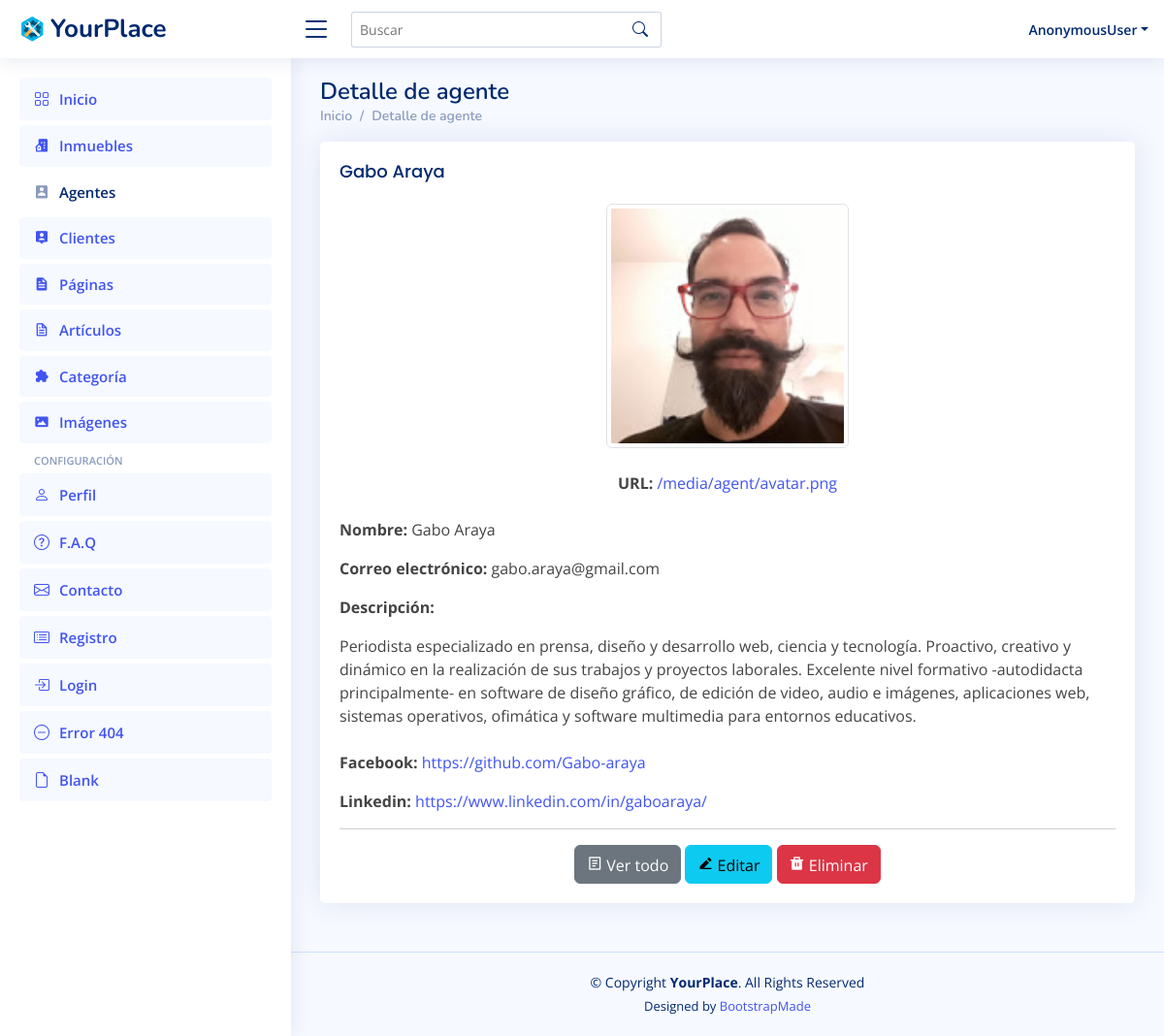
The app's page /panel/ver_agente/1/ with its own data.
### Main/models.py (models this page shows, shortened)
class Agent(models.Model):
    name = models.CharField(max_length=50, verbose_name='Nombre')
    email = models.EmailField(max_length=254, verbose_name='Correo electrónico')
    image = models.ImageField(null=True, blank=True, upload_to='agent/', default='', verbose_name='Imagen')
    description = models.TextField(null=True, blank=True, default='', verbose_name='Descripción')
    url_twitter = models.CharField(max_length=250, null=True, blank=True, default='', verbose_name='Twitter')
    url_facebook = models.CharField(max_length=250, null=True, blank=True, default='', verbose_name='Facebook')
    url_linkedin = models.CharField(max_length=250, null=True, blank=True, default='', verbose_name='Linkedin')
    url_instagram = models.CharField(max_length=250, null=True, blank=True, default='', verbose_name='Instagram')
    class Meta:
        verbose_name = 'Agente'
        verbose_name_plural = 'Agentes'
        ordering = ['id']

### panel/views.py (the view)
# urls.py: path('ver_agente/<int:id>/', panel.views.ver_agente, name='ver_agente'),
def ver_agente(request, id, *args, **kwargs):
    itemObj = Agent.objects.get(id=id)
    context = {
        'page' : 'Detalle de agente',
        'icon' : 'bx bxs-user-rectangle',
        'singular' : 'agente',
        'plural' : 'agentes',
        'url_listar' : 'listar_agentes',
        'url_crear' : 'crear_agente',
        'url_ver' : 'ver_agente',
        'url_editar' : 'modificar_agente',
        'url_eliminar' : 'eliminar_agente',
        'item': itemObj
    }
    return render(request, 'panel/generic_detail.html', context)

### panel/templates/panel/generic_detail.html (shortened to what this page needs)
{% extends "panel/base_admin.html" %}
{% load static %}
{% block content %}
<main id="main" class="main">
  <div class="pagetitle">
  <h1>{{ page }}</h1>
    {% include 'panel/breadcrumb.html' %}
  </div>
  <section class="section">
    <div class="row">
      <div class="col-lg-12">
            <div class="card">
              <div class="card-body">
                <h2 class="card-title"> {{ item.name }} </h2>
                  {% if item.image %}
                    <div class="text-center">
                      <a href="{{ item.image.url }}" target="_blank">
                        <img class="img img-thumbnail" src="{{ item.image.url }}" width="250" alt="{{ item.name }}" />
                      </a><br /><br />
                      <span class="text-center"><strong>URL:</strong>
                        <a href="{{ item.image.url }}" target="_blank">{{ item.image.url }}</a></span>
                    </div><br />
                  {% endif %}
                  {% if item.name %}
                <p><strong>Nombre:</strong> {{ item.name }}</p>
                  {% endif %}
                  {% if item.email %}
                <p><strong>Correo electrónico:</strong> {{ item.email }}</p>
                  {% endif %}
                  {% if item.description %}
                <p><strong>Descripción:</strong></p>
                <div>{{ item.description }} </div><br />
                  {% endif %}
                  {% if item.url_facebook %}
                <p><strong>Facebook:</strong> <a href="{{ item.url_facebook }}" target="_blank">{{ item.url_facebook }}</a></p>
                  {% endif %}
                  {% if item.url_linkedin %}
                <p><strong>Linkedin:</strong> <a href="{{ item.url_linkedin }}" target="_blank">{{ item.url_linkedin }}</a></p>
                  {% endif %}
                    <hr />
                  {% include 'panel/acciones_ver.html' %}
              </div>
            </div>
      </div>
    </div>
  </section>
</main>
{% endblock content %}

### panel/static/css/style.css (style rules this page uses)
:root { scroll-behavior: smooth; }
body { font-family: "Open Sans", sans-serif; background: #f6f9ff; color: #444444; }
a { color: #4154f1; text-decoration: none; }
h1, h2, h3, h4, h5, h6 { font-family: "Nunito", sans-serif; }
#main { margin-top: 60px; padding: 20px 30px; transition: all 0.3s; }
.pagetitle { margin-bottom: 10px; }
.pagetitle h1 { font-size: 24px; margin-bottom: 0; font-weight: 600; color: #012970; }
.card { margin-bottom: 30px; border: none; border-radius: 5px; box-shadow: 0px 0 30px rgba(1, 41, 112, 0.1); }
.card-title { padding: 20px 0 15px 0; font-size: 18px; font-weight: 500; color: #012970; font-family: "Poppins", sans-serif; }
.card-body { padding: 0 20px 20px 20px; }
@media (min-width: 1200px) { #main, #footer { margin-left: 300px; } }

### records on screen
Agent: name "Gabo Araya", image (placeholder picture), image "/media/agent/avatar.png", email "gabo.araya@gmail.com", description "Periodista especializado en prensa, diseño y desarrollo web, ciencia y tecnología. Proactivo, creativo y dinámico en la realización de sus trabajos y proyectos laborales. Excelente nivel formativo -autodidacta principalmente- en software de diseño gráfico, de edición de video, audio e imágenes, aplicaciones web, sistemas operativos, ofimática y software multimedia para entornos educativos.", url_facebook "https://github.com/Gabo-araya", url_linkedin "https://www.linkedin.com/in/gaboaraya/"

### other values on screen
{{ request.user }} "AnonymousUser"
{{ page }} "Detalle de agente"
